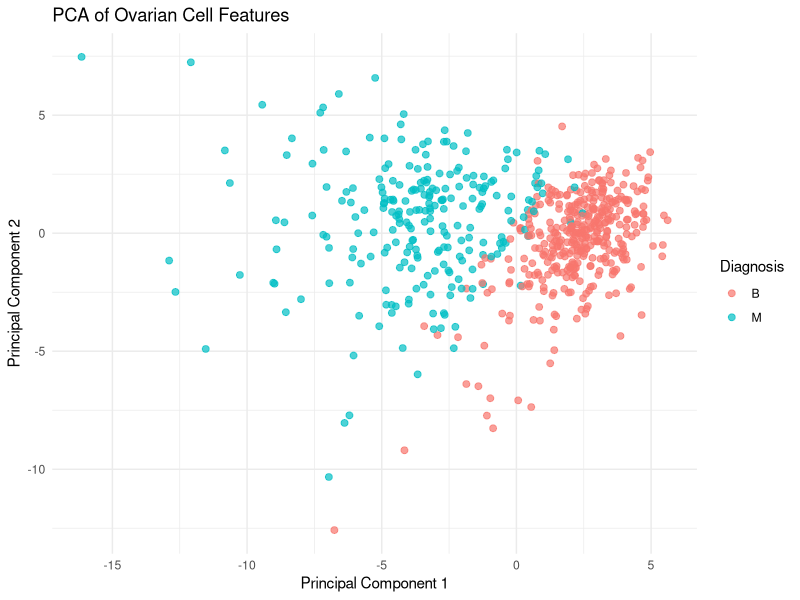
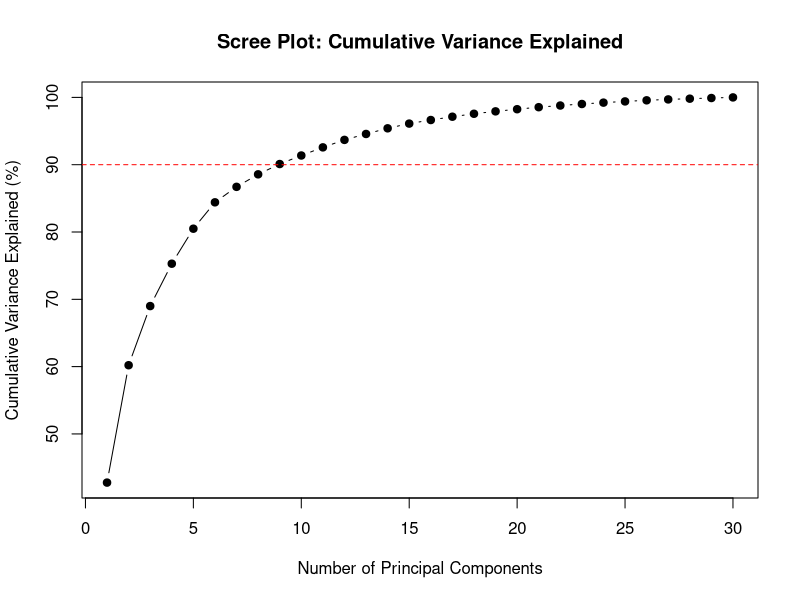

Generate these figures, in order, with R: (Note: this script raises an error after producing the figures.)
## ---- chunk 1
    knitr::opts_chunk$set(echo = TRUE)
    library(ggplot2)
    library(reshape2)
## ---- chunk 2
    # load data
    ovarian.dataset <- read.csv("ovarian.csv", sep = ",", header = FALSE)

    # assign column names
    features <- c("perimeter", "area", "smoothness", "symmetry", "concavity", paste("protein", seq(1,25), sep=""))
    colnames(ovarian.dataset) <- c("cell_id", "diagnosis", features)
## ---- chunk 3

    #we will be running PCA on the feature columns only, to caputure the variance in the data.

    # removing non-feature columns
    feature.data <- ovarian.dataset[, features]

    # do PCA (center & scale = TRUE)
    pca.result <- prcomp(feature.data, center = TRUE, scale. = TRUE)
    pca.data <- as.data.frame(pca.result$x)
    pca.data$diagnosis <- ovarian.dataset$diagnosis

    # plot PCA
    ggplot(pca.data, aes(x = PC1, y = PC2, color = diagnosis)) + geom_point(size = 2, alpha = 0.7) +
        labs(
            title = "PCA of Ovarian Cell Features",
            x = "Principal Component 1",
            y = "Principal Component 2",
            color = "Diagnosis"
        ) + theme_minimal()

    # view summary of PCA
    summary(pca.result)

    # value of variation associated with PC1
    pc1_variance <- summary(pca.result)$importance[2, 1]
    pc1_variance

## ---- chunk 4

    # get cumulative proportion of variance
    var.explained <- summary(pca.result)$importance[2, ] * 100
    cum.var <- summary(pca.result)$importance[3, ] * 100

    # no. of PCs needed for 90%
    num.pc.90 <- which(cum.var >= 90)[1]
    num.pc.90
    cum.var[num.pc.90]

    # using a plot to visualize the cumulative variance explained
    plot(cum.var, type = "b", pch = 19, 
        xlab = "Number of Principal Components", 
        ylab = "Cumulative Variance Explained (%)",
        main = "Scree Plot: Cumulative Variance Explained")
    abline(h = 90, col = "red", lty = 2)

## ---- chunk 5
    # PCA data frame with diagnosis label
    pca.data <- as.data.frame(pca.result$x)
    pca.data$diagnosis <- ovarian.dataset$diagnosis

    # variance percentages for labeling
    var.explained <- summary(pca.results)$importance[2, 1:2] * 100

    # making plot
    ggplot(pca.data, aes(x = PC1, y = PC2, color = diagnosis)) + geom_point(size = 2, alpha = 0.7) +
    labs(
        title = "PCA Plot of Ovarian Cell Features",
        x = paste0("PC1 (", round(var.explained[1], 1), "% variance)"),
        y = paste0("PC2 (", round(var.explained[2], 1), "% variance)"),
        color = "Diagnosis"
    ) + theme_minimal()
## ---- chunk 6
    ggplot(ovarian.dataset, aes(x = area, y = concavity, color = diagnosis)) + geom_point(size = 2, alpha = 0.7) +
    labs(
        title = "Area vs Concavity of Ovarian Cell Features",
        x = "Area",
        y = "Concavity",
        color = "Diagnosis"
    ) + theme_minimal()
## ---- chunk 7
    # The PCA plot provides better separation between the classes compared to the area vs concavity plot.
    # This is because PCA combines information from all features to create new axes (principal components) that maximize variance.
    # In contrast, the area vs concavity plot only considers two features, which may not capture the overall structure of the data as effectively. 
    # The PCA plot thus reveals clearer clustering of the two classes (benign vs malignant) by leveraging the combined variance from all features.
    # Each PC captures the strongest patterns in the data, leading to improved class separation.
## ---- chunk 8
    # convert PCA data to long format for plotting
    pca.long <- reshape2::melt(pca.data, id.vars = "diagnosis")

    # boxplot of each PC by diagnosis
    ggplot(pca.long, aes(x = variable, y = value, fill = diagnosis)) + geom_boxplot(outlier.size = 0.5, alpha = 0.7) +
    labs(
        title = "Distribution of Principal Components by Diagnosis",
        x = "Principal Component",
        y = "PC Value"
    ) + theme_minimal() + theme(axis.text.x = element_text(angle = 45, hjust = 1))

    # From the boxplots, we can observe that certain PCs show more distinct separation between the benign and malignant classes.
    # This indicates that these PCs capture features that are more relevant for distinguishing between the two classes.
    # This confirms that the most diagnostic information is contained within the first few principal components.
